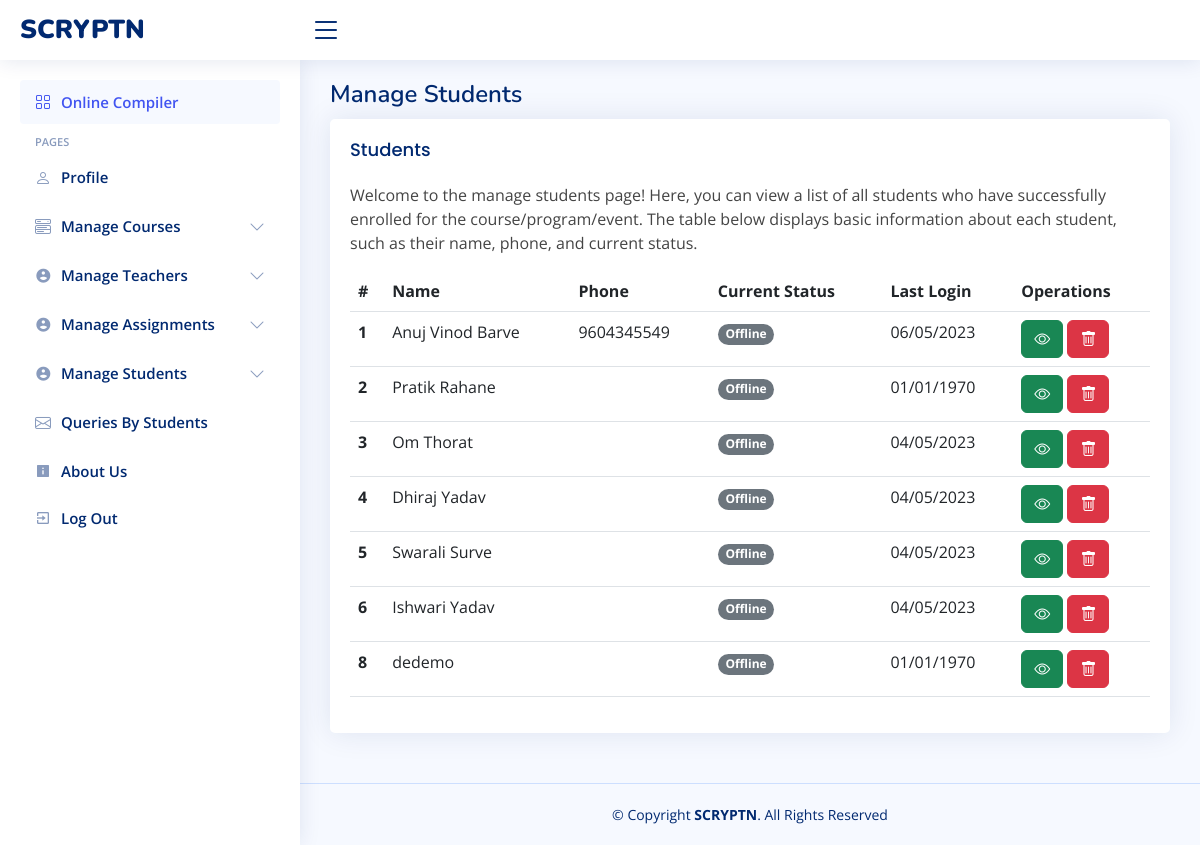
The app's page /admin/manage_students.php (signed in) with its own data.
### tables this page shows
CREATE TABLE `users` (
  `userID` int(11) NOT NULL,
  `userName` varchar(128) NOT NULL,
  `userEmail` varchar(128) NOT NULL,
  `userAddr` varchar(255) DEFAULT NULL,
  `userPhone` varchar(255) DEFAULT NULL,
  `userUid` varchar(128) NOT NULL,
  `userPwd` varchar(128) NOT NULL,
  `user_ln` text DEFAULT NULL,
  `user_gh` text DEFAULT NULL,
  `user_in` varchar(255) DEFAULT NULL,
  `user_tw` varchar(255) DEFAULT NULL,
  `user_desc` text DEFAULT NULL,
  `user_photo` varchar(255) DEFAULT NULL,
  `last_login` bigint(20) DEFAULT NULL,
  `assigned_course` int(11) DEFAULT NULL
);

### admin/manage_students.php (the view, shortened to what this page needs)
<!DOCTYPE html>
<html lang="en">
<head>
    <link href="../assets/vendor/bootstrap/css/bootstrap.min.css" rel="stylesheet">
    <link href="../assets/vendor/bootstrap-icons/bootstrap-icons.css" rel="stylesheet">
    <link href="../assets/vendor/boxicons/css/boxicons.min.css" rel="stylesheet">
    <link href="../assets/vendor/quill/quill.snow.css" rel="stylesheet">
    <link href="../assets/vendor/quill/quill.bubble.css" rel="stylesheet">
    <link href="../assets/vendor/remixicon/remixicon.css" rel="stylesheet">
    <link href="../assets/vendor/simple-datatables/style.css" rel="stylesheet">
    <link href="../assets/css/style.css" rel="stylesheet">
</head>
<body>
    <?php include './includes/header.php'; ?>
    <?php include './includes/sidenav.php'; ?>
    <main id="main" class="main">
        <div class="pagetitle">
            <h1>Manage Students</h1>
        </div>
        <section class="section">
      <div class="row">
        <div class="col-lg-12">
          <div class="card">
            <div class="card-body">
              <h5 class="card-title">Students</h5>
              <p>Welcome to the manage students page! Here, you can view a list of all students who have successfully enrolled for the course/program/event. The table below displays basic information about each student, such as their name, phone, and current status.</p>
              <table class="table datatable">
                <thead>
                  <tr>
                    <th scope="col">#</th>
                    <th scope="col">Name</th>
                    <th scope="col">Phone</th>
                    <th scope="col">Current Status</th>
                    <th scope="col">Last Login</th>
                    <th scope="col">Operations</th>
                  </tr>
                </thead>
                <tbody>
                <?php
                $servername = "localhost";
                $username = "root";
                $password = "";
                $databasename = "scr";
                $conn = new mysqli(
                    $servername,
                    $username,
                    $password,
                    $databasename
                );
                $query_file = "SELECT * FROM `users`";
                $time = time();
                $result_file = $conn->query($query_file);
                if ($result_file->num_rows > 0) {
                    while ($row = $result_file->fetch_assoc()) {
                        $date = date('d/m/Y',$row['last_login']);
                        $status = 'Offline';
                        if($row['last_login']>$time)
                        {
                            $status = 'Online';
                            $class = 'bg-success';
                        }
                        else
                        {
                            $status = 'Offline';
                            $class = 'bg-secondary';
                        }
                        echo "<tr>";
                        echo "<th scope='row'>".$row['userID']."</th>";
                        echo "<td>".$row['userName']."</td>";
                        echo "<td>".$row['userPhone']."</td>";
                        echo "<td><span class='badge rounded-pill $class'>".$status."</span></td>";
                        echo "<td>".$date."</td>";
                        echo "<td><a href='./view_student.php?id=" . $row['userID'] . "'><button type='button' class='mt-10 btn btn-success'><i class='bi bi-eye'></i></button> <a href='../inc/delete_stud.php?id=" . $row['userID'] . "'><button type='button' class='btn btn-danger'><i class='bi bi-trash'></i></button></a></td>";
                        echo "</tr>";
                    }
                } else {
                    echo "0 results";
                }
                ?>
                </tbody>
              </table>
            </div>
          </div>
        </div>
      </div>
    </section>
    </main>
    <footer id="footer" class="footer">
        <div class="copyright">
            &copy; Copyright <strong><span>SCRYPTN</span></strong>. All Rights Reserved
        </div>
    </footer>
</body>
</html>

### assets/css/style.css (style rules this page uses)
:root { scroll-behavior: smooth; }
body { font-family: "Open Sans", sans-serif; background: #f6f9ff; color: #444444; }
a { color: #4154f1; text-decoration: none; }
h1, h2, h3, h4, h5, h6 { font-family: "Nunito", sans-serif; }
#main { margin-top: 60px; padding: 20px 30px; transition: all 0.3s; }
.pagetitle { margin-bottom: 10px; }
.pagetitle h1 { font-size: 24px; margin-bottom: 0; font-weight: 600; color: #012970; }
.card { margin-bottom: 30px; border: none; border-radius: 5px; box-shadow: 0px 0 30px rgba(1, 41, 112, 0.1); }
.card-title { padding: 20px 0 15px 0; font-size: 18px; font-weight: 500; color: #012970; font-family: "Poppins", sans-serif; }
.card-body { padding: 0 20px 20px 20px; }
@media (min-width: 1200px) { #main, #footer { margin-left: 300px; } }
.footer { padding: 20px 0; font-size: 14px; transition: all 0.3s; border-top: 1px solid #cddfff; }
.footer .copyright { text-align: center; color: #012970; }

### records on screen
users: userID "1", userName "Anuj Vinod Barve", userPhone "9604345549", last_login "Offline", last_login "06/05/2023"
users: userID "2", userName "Pratik Rahane", last_login "Offline", last_login "01/01/1970"
users: userID "3", userName "Om Thorat", last_login "Offline", last_login "04/05/2023"
users: userID "4", userName "Dhiraj Yadav", last_login "Offline", last_login "04/05/2023"
users: userID "5", userName "Swarali Surve", last_login "Offline", last_login "04/05/2023"
users: userID "6", userName "Ishwari Yadav", last_login "Offline", last_login "04/05/2023"
users: userID "8", userName "dedemo", last_login "Offline", last_login "01/01/1970"
